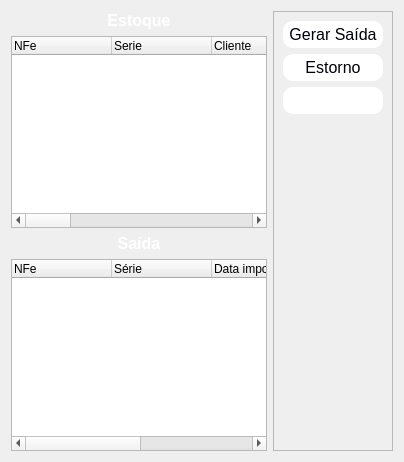
          <widget class="QWidget" name="tables">
           <attribute name="title">
            <string>Base</string>
           </attribute>
           <layout class="QVBoxLayout" name="verticalLayout_7">
            <item>
             <layout class="QHBoxLayout" name="horizontalLayout_3">
              <item>
               <layout class="QVBoxLayout" name="verticalLayout_6">
                <item>
                 <layout class="QVBoxLayout" name="verticalLayout_5">
                  <item>
                   <widget class="QLabel" name="label_3">
                    <property name="font">
                     <font>
                      <pointsize>8</pointsize>
                     </font>
                    </property>
                    <property name="text">
                     <string>&lt;html&gt;&lt;head/&gt;&lt;body&gt;&lt;p align=&quot;center&quot;&gt;&lt;span style=&quot; font-size:12pt; font-weight:600; color:#ffffff;&quot;&gt;Estoque&lt;/span&gt;&lt;/p&gt;&lt;/body&gt;&lt;/html&gt;</string>
                    </property>
                   </widget>
                  </item>
                  <item>
                   <widget class="QTreeWidget" name="tw_estoque">
                    <column>
                     <property name="text">
                      <string>NFe</string>
                     </property>
                    </column>
                    <column>
                     <property name="text">
                      <string>Serie</string>
                     </property>
                    </column>
                    <column>
                     <property name="text">
                      <string>Cliente</string>
                     </property>
                    </column>
                    <column>
                     <property name="text">
                      <string>UF</string>
                     </property>
                    </column>
                    <column>
                     <property name="text">
                      <string>Municipio</string>
                     </property>
                    </column>
                    <column>
                     <property name="text">
                      <string>Cod Item</string>
                     </property>
                    </column>
                    <column>
                     <property name="text">
                      <string>Quantidade</string>
                     </property>
                    </column>
                    <column>
                     <property name="text">
                      <string>Descrição</string>
                     </property>
                    </column>
                    <column>
                     <property name="text">
                      <string>UN</string>
                     </property>
                    </column>
                    <column>
                     <property name="text">
                      <string>Especie</string>
                     </property>
                    </column>
                    <column>
                     <property name="text">
                      <string>Valor NFe</string>
                     </property>
                    </column>
                    <column>
                     <property name="text">
                      <string>Data Importação</string>
                     </property>
                    </column>
                    <column>
                     <property name="text">
                      <string>Usuário</string>
                     </property>
                    </column>
                   </widget>
                  </item>
                 </layout>
                </item>
                <item>
                 <layout class="QVBoxLayout" name="verticalLayout_4">
                  <item>
                   <widget class="QLabel" name="label_2">
                    <property name="text">
                     <string>&lt;html&gt;&lt;head/&gt;&lt;body&gt;&lt;p align=&quot;center&quot;&gt;&lt;span style=&quot; font-size:12pt; font-weight:600; color:#ffffff;&quot;&gt;Saída&lt;/span&gt;&lt;/p&gt;&lt;/body&gt;&lt;/html&gt;</string>
                    </property>
                   </widget>
                  </item>
                  <item>
                   <widget class="QTreeWidget" name="tw_saida">
                    <column>
                     <property name="text">
                      <string>NFe</string>
                     </property>
                    </column>
                    <column>
                     <property name="text">
                      <string>Série</string>
                     </property>
                    </column>
                    <column>
                     <property name="text">
                      <string>Data importação</string>
                     </property>
                    </column>
                    <column>
                     <property name="text">
                      <string>Data Saída</string>
                     </property>
                    </column>
                    <column>
                     <property name="text">
                      <string>Usuário</string>
                     </property>
                    </column>
                   </widget>
                  </item>
                 </layout>
                </item>
               </layout>
              </item>
              <item>
               <widget class="QFrame" name="frame_2">
                <property name="sizePolicy">
                 <sizepolicy hsizetype="Fixed" vsizetype="Preferred">
                  <horstretch>0</horstretch>
                  <verstretch>0</verstretch>
                 </sizepolicy>
                </property>
                <property name="frameShape">
                 <enum>QFrame::StyledPanel</enum>
                </property>
                <property name="frameShadow">
                 <enum>QFrame::Raised</enum>
                </property>
                <layout class="QVBoxLayout" name="verticalLayout_3">
                 <item>
                  <widget class="QPushButton" name="btn_gerar">
                   <property name="minimumSize">
                    <size>
                     <width>100</width>
                     <height>27</height>
                    </size>
                   </property>
                   <property name="styleSheet">
                    <string notr="true">QPushButton{
	color: rgb(0,0,10);
	border-radius: 10px;
	font-size: 16px;
	background-color: #fff
}
QPushButton:hover{
	background-color: rgb(170,255,255);
	color: black
}</string>
                   </property>
                   <property name="text">
                    <string>Gerar Saída</string>
                   </property>
                  </widget>
                 </item>
                 <item>
                  <widget class="QPushButton" name="btn_estorno">
                   <property name="minimumSize">
                    <size>
                     <width>100</width>
                     <height>27</height>
                    </size>
                   </property>
                   <property name="styleSheet">
                    <string notr="true">QPushButton{
	color: rgb(0,0,10);
	border-radius: 10px;
	font-size: 16px;
	background-color: #fff
}
QPushButton:hover{
	background-color: rgb(170,255,255);
	color: black
}</string>
                   </property>
                   <property name="text">
                    <string>Estorno</string>
                   </property>
                  </widget>
                 </item>
                 <item>
                  <widget class="QPushButton" name="btn_importar">
                   <property name="minimumSize">
                    <size>
                     <width>100</width>
                     <height>27</height>
                    </size>
                   </property>
                   <property name="styleSheet">
                    <string notr="true">QPushButton{
	color: rgb(0,0,10);
	border-radius: 10px;
	font-size: 16px;
	background-color: #fff
}
QPushButton:hover{
	background-color: rgb(170,255,255);
	color: black
}</string>
                   </property>
                   <property name="text">
                    <string/>
                   </property>
                  </widget>
                 </item>
                 <item>
                  <spacer name="verticalSpacer">
                   <property name="orientation">
                    <enum>Qt::Vertical</enum>
                   </property>
                   <property name="sizeHint" stdset="0">
                    <size>
                     <width>20</width>
                     <height>40</height>
                    </size>
                   </property>
                  </spacer>
                 </item>
                </layout>
               </widget>
              </item>
             </layout>
            </item>
           </layout>
          </widget>
